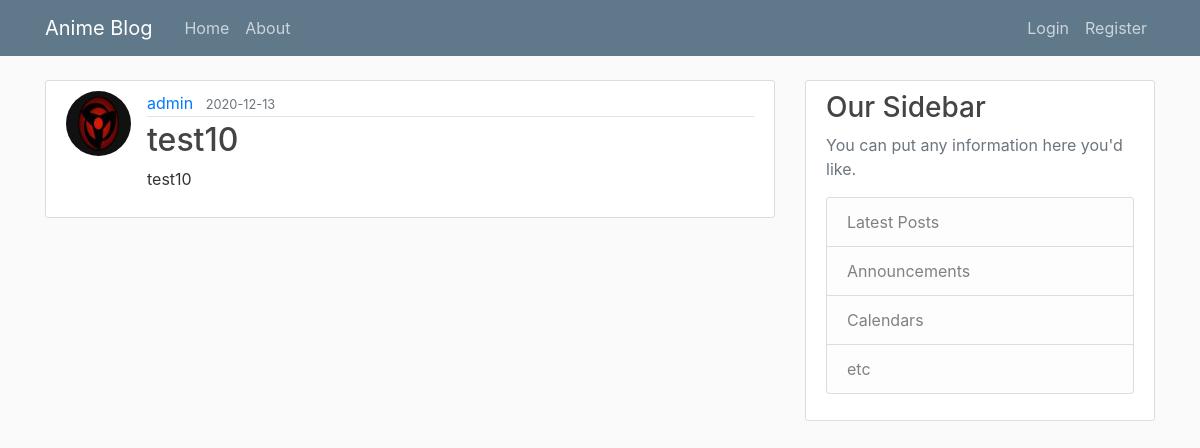
Page /post/11 on the earlier database version.
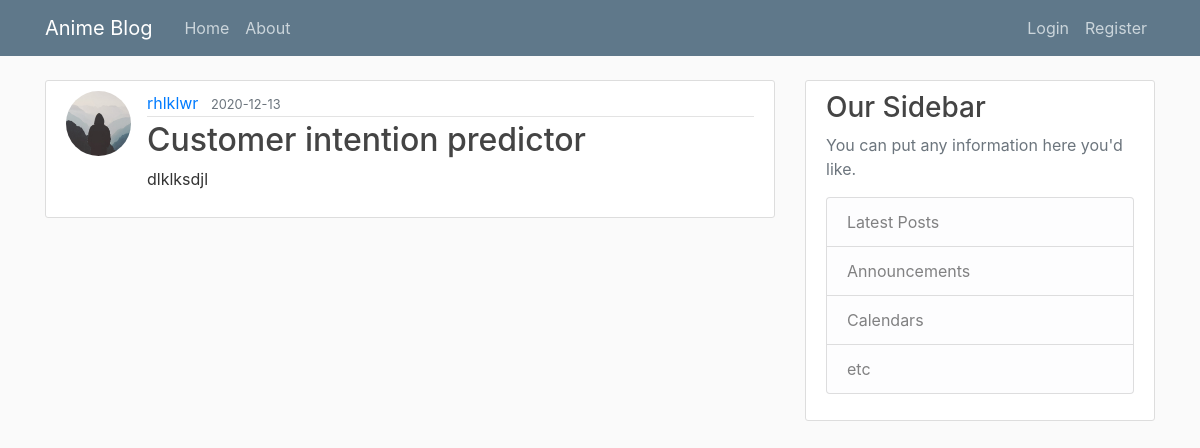
Same page on the later database version.
### flask_blog/models.py (models this page shows, shortened)
class User(db.Model, UserMixin):
    id = db.Column(db.Integer, primary_key=True)
    username = db.Column(db.String(20), unique=True, nullable=False)
    email = db.Column(db.String(120), unique=True, nullable=False)
    image_file = db.Column(db.String(20), nullable=False, default='default.jpg')
    password = db.Column(db.String(60), nullable=False)
    posts = db.relationship('Post', backref='author', lazy=True)

class Post(db.Model):
    id = db.Column(db.Integer, primary_key=True)
    title = db.Column(db.String(100), nullable=False)
    date_posted = db.Column(db.DateTime, nullable=False, default=datetime.utcnow)
    content = db.Column(db.Text, nullable=False)
    user_id = db.Column(db.Integer, db.ForeignKey('user.id'), nullable=False)

### flask_blog/routes.py (the view)
@app.route("/post/<int:post_id>")
def post(post_id):
    post = Post.query.get_or_404(post_id)
    return render_template('post.html', title=post.title, post=post)

### flask_blog/templates/post.html (shortened to what this page needs)
{% extends "layout.html" %}
{% block content %}
    <article class="media content-section">
        <img class="rounded-circle article-img" src="{{ url_for('static', filename='profile_pics/' + post.author.image_file) }}" alt="">
        <div class="media-body">
        <div class="article-metadata">
            <a class="mr-2" href="{{ url_for('user_posts', username=post.author.username) }}">{{ post.author.username }}</a>
            <small class="text-muted">{{ post.date_posted.strftime('%Y-%m-%d') }}</small>
        </div>
        <h2 class="article-title">{{ post.title }}</a></h2>
        <p class="article-content">{{ post.content }}</p>
        </div>
    </article>
{% endblock content %}

Differences in the rows shown:
no longer on this page (row unchanged): User: image_file (picture), author.username "admin"
now on this page (row edited): User: image_file (placeholder picture), author.username "rhlklwr"
changed Post: title "test10" → "Customer intention predictor"; content "test10" → "dlklksdjl"
